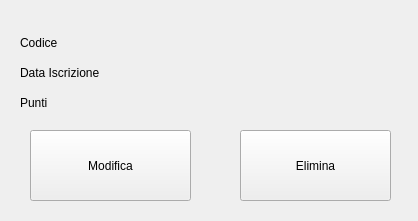
<?xml version="1.0" encoding="UTF-8"?>
<ui version="4.0">
 <class>Form</class>
 <widget class="QWidget" name="Form">
  <property name="geometry">
   <rect>
    <x>0</x>
    <y>0</y>
    <width>418</width>
    <height>221</height>
   </rect>
  </property>
  <property name="windowTitle">
   <string>Tessera</string>
  </property>
  <widget class="QLabel" name="labelCodice">
   <property name="geometry">
    <rect>
     <x>20</x>
     <y>30</y>
     <width>450</width>
     <height>25</height>
    </rect>
   </property>
   <property name="text">
    <string>Codice</string>
   </property>
  </widget>
  <widget class="QLabel" name="labelData">
   <property name="geometry">
    <rect>
     <x>20</x>
     <y>60</y>
     <width>450</width>
     <height>25</height>
    </rect>
   </property>
   <property name="text">
    <string>Data Iscrizione</string>
   </property>
  </widget>
  <widget class="QLabel" name="labelPunti">
   <property name="geometry">
    <rect>
     <x>20</x>
     <y>90</y>
     <width>450</width>
     <height>25</height>
    </rect>
   </property>
   <property name="text">
    <string>Punti</string>
   </property>
  </widget>
  <widget class="QPushButton" name="btn_modifica">
   <property name="geometry">
    <rect>
     <x>30</x>
     <y>130</y>
     <width>161</width>
     <height>71</height>
    </rect>
   </property>
   <property name="text">
    <string>Modifica</string>
   </property>
  </widget>
  <widget class="QPushButton" name="btn_elimina">
   <property name="geometry">
    <rect>
     <x>240</x>
     <y>130</y>
     <width>151</width>
     <height>71</height>
    </rect>
   </property>
   <property name="text">
    <string>Elimina</string>
   </property>
  </widget>
 </widget>
 <resources/>
 <connections/>
</ui>
